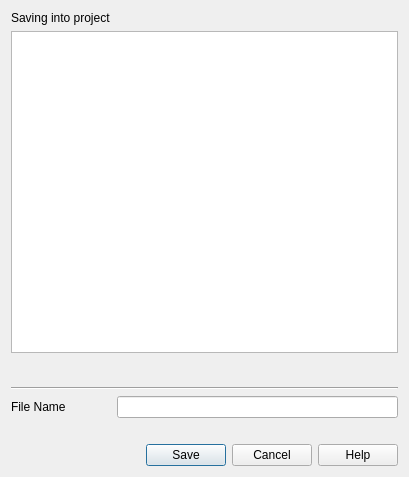
<?xml version="1.0" encoding="UTF-8"?>
<ui version="4.0">
 <class>ProjectSaveAs</class>
 <widget class="QDialog" name="ProjectSaveAs">
  <property name="geometry">
   <rect>
    <x>0</x>
    <y>0</y>
    <width>409</width>
    <height>477</height>
   </rect>
  </property>
  <property name="sizePolicy">
   <sizepolicy hsizetype="Preferred" vsizetype="Preferred">
    <horstretch>0</horstretch>
    <verstretch>0</verstretch>
   </sizepolicy>
  </property>
  <property name="windowTitle">
   <string>Save As</string>
  </property>
  <property name="sizeGripEnabled">
   <bool>false</bool>
  </property>
  <property name="modal">
   <bool>false</bool>
  </property>
  <layout class="QVBoxLayout" name="verticalLayout">
   <item>
    <widget class="QLabel" name="ui_savinginto">
     <property name="text">
      <string>Saving into project</string>
     </property>
    </widget>
   </item>
   <item>
    <widget class="QTreeView" name="ui_projects">
     <property name="rootIsDecorated">
      <bool>true</bool>
     </property>
     <property name="itemsExpandable">
      <bool>true</bool>
     </property>
     <attribute name="headerVisible">
      <bool>false</bool>
     </attribute>
    </widget>
   </item>
   <item>
    <layout class="QHBoxLayout" name="horizontalLayout_4">
     <property name="spacing">
      <number>1</number>
     </property>
     <item>
      <widget class="QPushButton" name="pushButton">
       <property name="maximumSize">
        <size>
         <width>20</width>
         <height>25</height>
        </size>
       </property>
       <property name="text">
        <string/>
       </property>
       <property name="icon">
        <iconset resource="../rc/rc.qrc">
         <normaloff>:/sourcefile/icon_set/icons/add.png</normaloff>:/sourcefile/icon_set/icons/add.png</iconset>
       </property>
       <property name="flat">
        <bool>true</bool>
       </property>
      </widget>
     </item>
     <item>
      <widget class="QPushButton" name="pushButton_2">
       <property name="maximumSize">
        <size>
         <width>20</width>
         <height>25</height>
        </size>
       </property>
       <property name="text">
        <string/>
       </property>
       <property name="icon">
        <iconset resource="../rc/rc.qrc">
         <normaloff>:/sourcefile/icon_set/icons/delete.png</normaloff>:/sourcefile/icon_set/icons/delete.png</iconset>
       </property>
       <property name="flat">
        <bool>true</bool>
       </property>
      </widget>
     </item>
     <item>
      <spacer name="horizontalSpacer">
       <property name="orientation">
        <enum>Qt::Horizontal</enum>
       </property>
       <property name="sizeHint" stdset="0">
        <size>
         <width>40</width>
         <height>20</height>
        </size>
       </property>
      </spacer>
     </item>
    </layout>
   </item>
   <item>
    <widget class="Line" name="line">
     <property name="orientation">
      <enum>Qt::Horizontal</enum>
     </property>
    </widget>
   </item>
   <item>
    <layout class="QHBoxLayout" name="horizontalLayout">
     <item>
      <widget class="QLabel" name="label_2">
       <property name="minimumSize">
        <size>
         <width>100</width>
         <height>0</height>
        </size>
       </property>
       <property name="text">
        <string>File Name</string>
       </property>
      </widget>
     </item>
     <item>
      <widget class="QLineEdit" name="ui_filename">
       <property name="minimumSize">
        <size>
         <width>250</width>
         <height>0</height>
        </size>
       </property>
       <property name="maximumSize">
        <size>
         <width>16777215</width>
         <height>16777215</height>
        </size>
       </property>
      </widget>
     </item>
    </layout>
   </item>
   <item>
    <widget class="QLabel" name="ui_error">
     <property name="styleSheet">
      <string notr="true">color: rgb(255, 0, 0);</string>
     </property>
     <property name="text">
      <string/>
     </property>
     <property name="alignment">
      <set>Qt::AlignCenter</set>
     </property>
    </widget>
   </item>
   <item>
    <widget class="QDialogButtonBox" name="ui_buttons">
     <property name="orientation">
      <enum>Qt::Horizontal</enum>
     </property>
     <property name="standardButtons">
      <set>QDialogButtonBox::Cancel|QDialogButtonBox::Help|QDialogButtonBox::Save</set>
     </property>
    </widget>
   </item>
  </layout>
 </widget>
 <resources>
  <include location="../rc/rc.qrc"/>
 </resources>
 <connections>
  <connection>
   <sender>ui_buttons</sender>
   <signal>accepted()</signal>
   <receiver>ProjectSaveAs</receiver>
   <slot>accept()</slot>
   <hints>
    <hint type="sourcelabel">
     <x>248</x>
     <y>254</y>
    </hint>
    <hint type="destinationlabel">
     <x>157</x>
     <y>274</y>
    </hint>
   </hints>
  </connection>
  <connection>
   <sender>ui_buttons</sender>
   <signal>rejected()</signal>
   <receiver>ProjectSaveAs</receiver>
   <slot>reject()</slot>
   <hints>
    <hint type="sourcelabel">
     <x>316</x>
     <y>260</y>
    </hint>
    <hint type="destinationlabel">
     <x>286</x>
     <y>274</y>
    </hint>
   </hints>
  </connection>
 </connections>
</ui>
